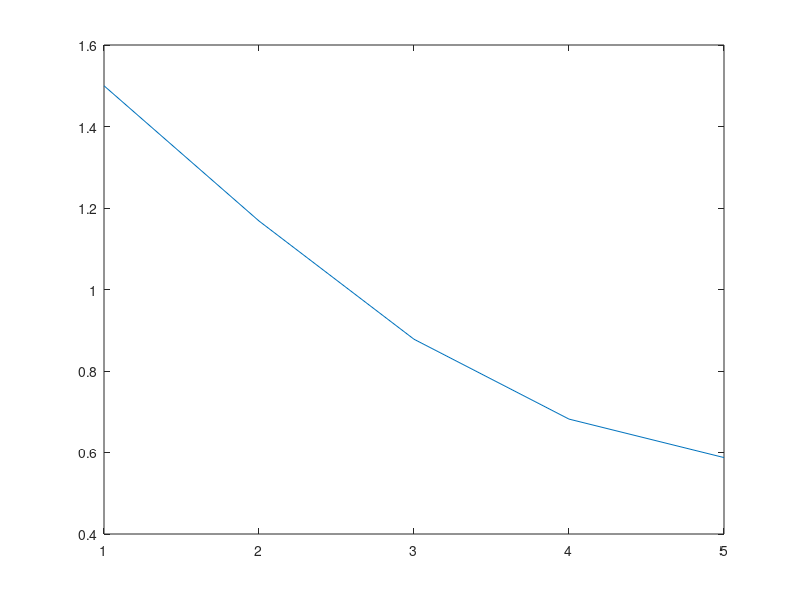

Write MATLAB code to recreate this figure.
# HECHO POR TOMAS VIDAL
# METODO PARA HALLAR RAICES DE ECUACIONES NO LINEALES
# METODO PUNTO FIJO
clc; clear all; format long;

f = @(x) exp(-x);
g = @(x) exp(x);
j = @(x) cos(x);

h = @(x) ( (x^3)/3 + (3/4)/(3.1314) )^(1/2);
h2 = @(x) ( 3*( x^2 - (3/4)/(3.1415) ) )^(1/3);

# SI LA FUNCION DEVULVE ERROR = 1 ES QUE OCURRIO UN ERROR, SI ES CERO TODO ESTA BIEN
function [r, error] = roots(f, starting_point, max_iterations)
  k = 1;
  error = 0;
  r(k) = starting_point;
  do
    prev_root = r(k);
    new_root = f(r(k));
    if (length(r) > 3)
      derivate = ( r(2) - f(r(k)) ) / ( r(1) - r(k) );
      if ( abs(derivate) <= 1) # LA DERIVADA DECRECE, POR LO QUE f CONVERGE
        r(k+1) = new_root;    
      else
        error = 1;
        disp("ERROR 1");
        disp("La funcion diverge!!!");
        break;
      endif;
    else
      r(k+1) = new_root;    
    endif;
    
    k = k + 1;
  until (k == max_iterations)
endfunction;


MAX_ITERATIONS = input("Hasta cuantas iteraciones? ");

[r, error] = roots(h, 1.5, MAX_ITERATIONS);
plot(r); hold on; 

if (error != 1)
  disp(cstrcat("La raiz aproximada es "));
  disp(r(length(r)));
endif;

hold off;